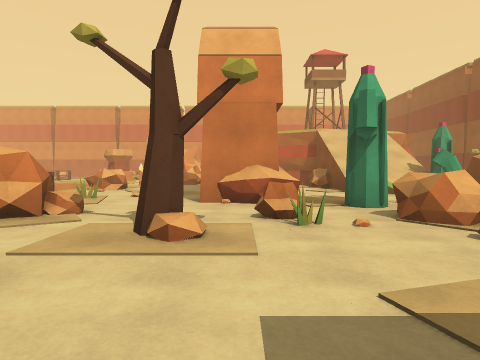
[1] (above)

24 first-person views from a walk through a 3-D level made in the Unity game engine. The camera is 1.2 m above the floor, tilts 2° down and sees 75° across. The floor is counted in squares, 2 m on a side. Each view is taken from the middle of a square. On the plan, view 1 faces up. The plan holds only what a view shows up to about 9 squares ahead; the rest is blank. The place goes on beyond the plan. Some surface patterns are stand-ins.

[2]
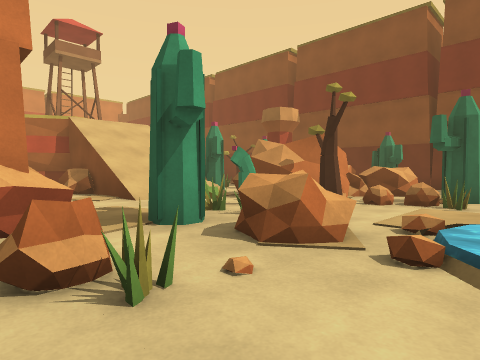

[3]
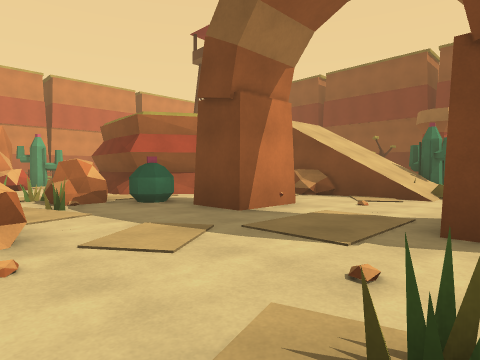

[4]
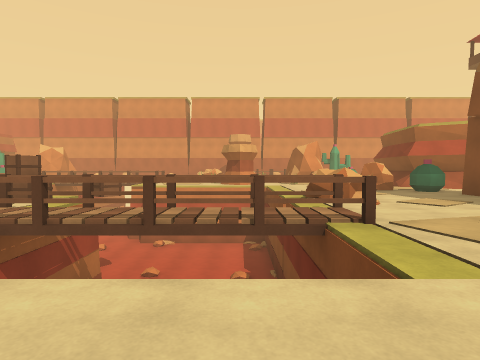

[5]
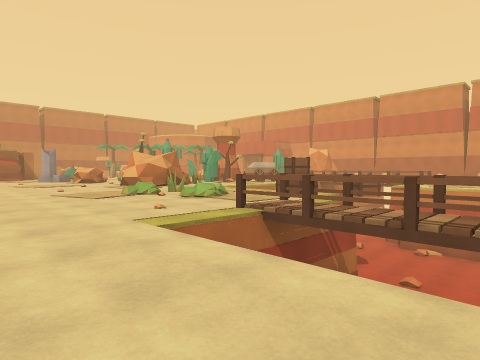

[6]
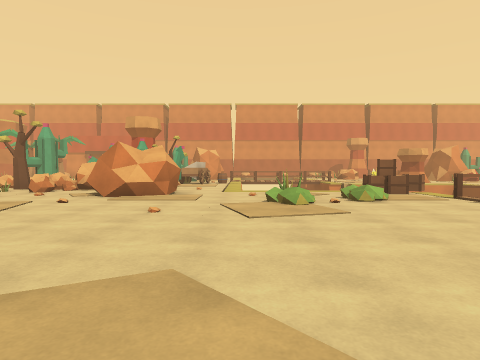

[7]
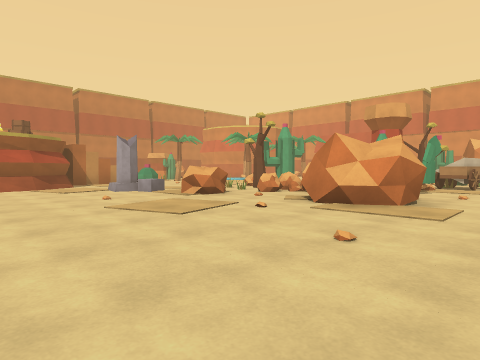

[8]
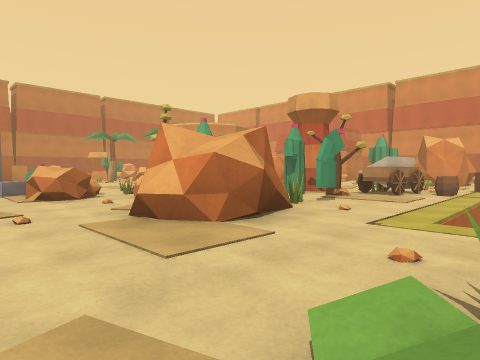

[9]
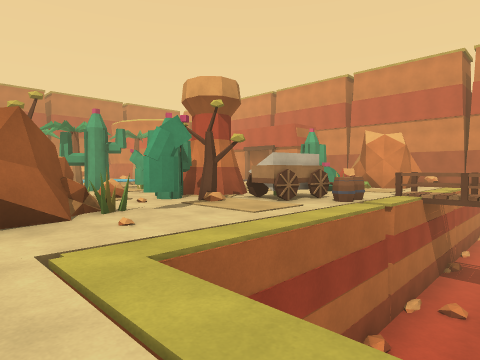

[10]
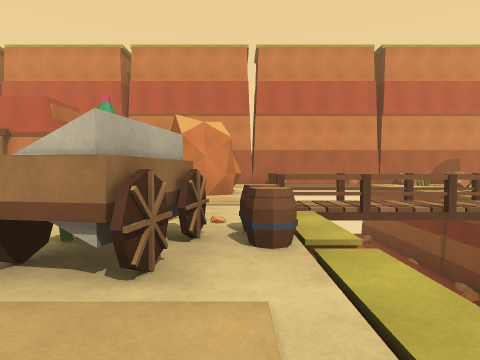

[11]
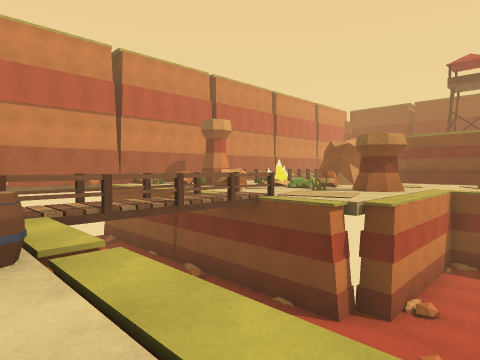

[12]
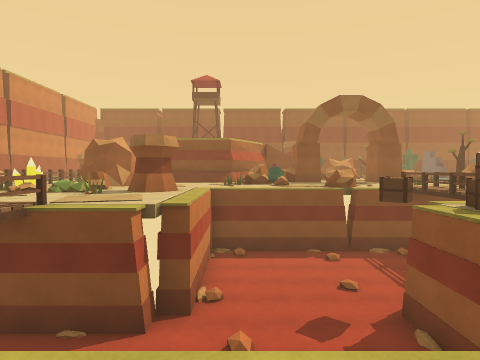

[13]
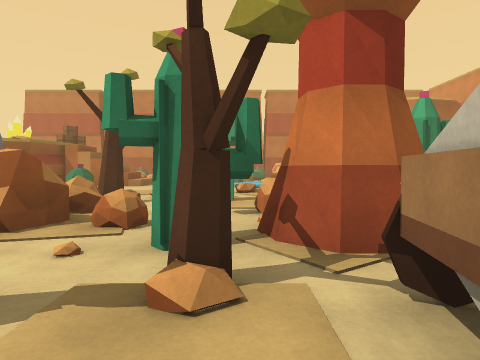

[14]
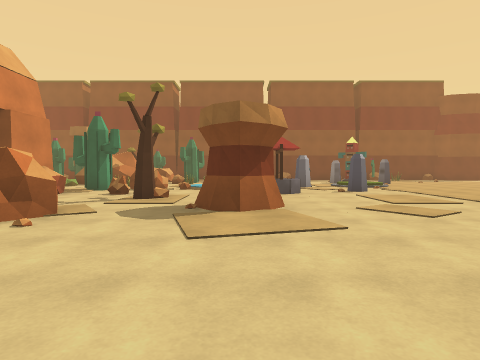

[15]
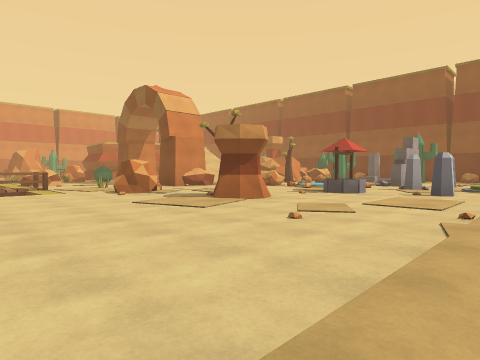

[16]
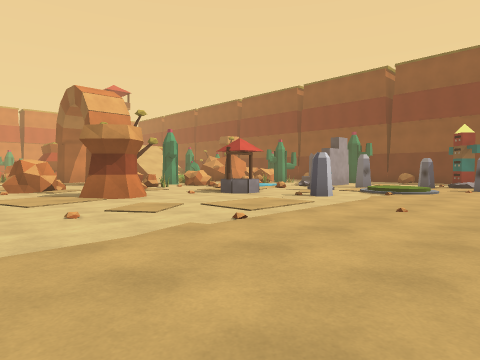

[17]
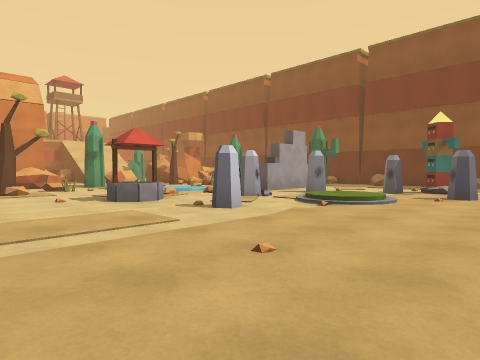

[18]
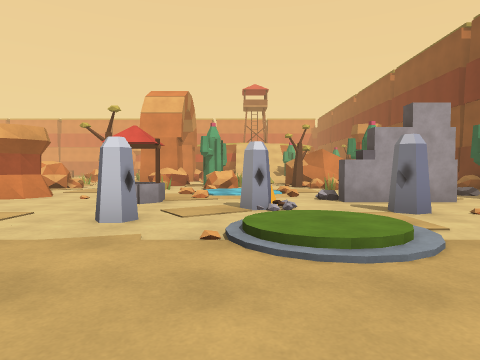

[19]
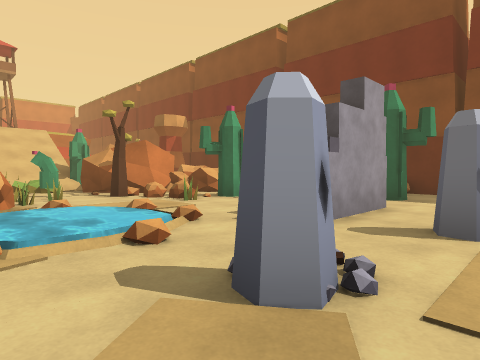

[20]
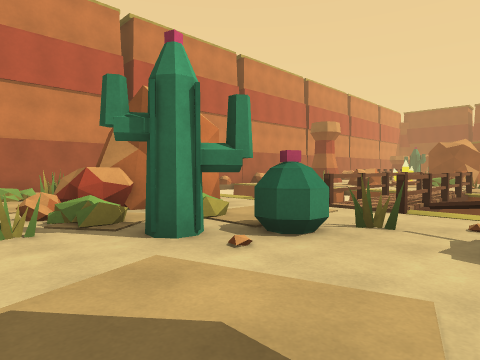

[21]
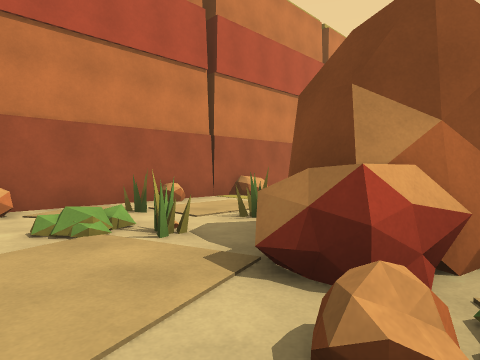

[22]
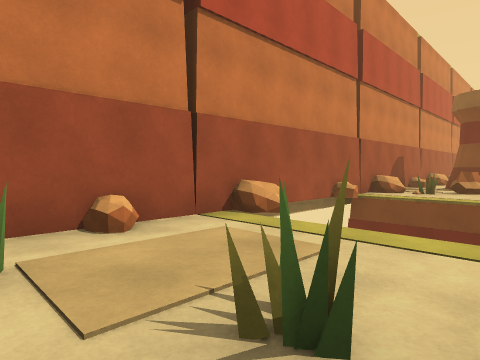

[23]
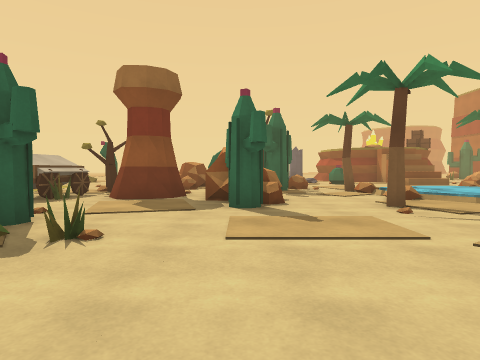

[24]
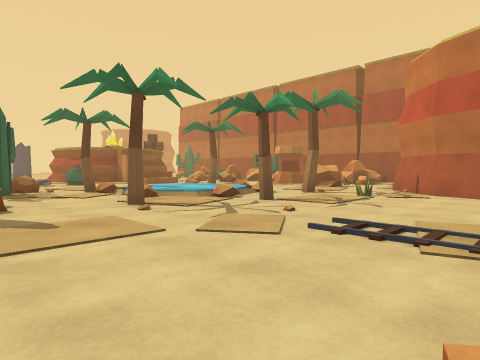

### Floor plan
Key: @ floor where view 1 was taken; # wall or solid block; x gap in a wall; . main floor; : floor 0.25 m higher than the main floor; + floor 0.5 m higher than the main floor; / step, stairs or slope; = window, fence, low wall or low ledge; ≈ water the walk keeps out of; ^ raised ledge; v drop or lower ground; O other object.
Columns run from 30 left of view 1 to 6 right of it. Each row starts with its distance up from view 1.
 25            ####
 24            #..###vv#####
 23            ..##.v   v=O#
 22            .+#=.v   v.O #
 21       ...#....O v   v.  #
 20  ##..........O Ovv  v   =
 19  #..........#O#Ovv  v   #
 18 ##.=.........##==vvv=  #
 17  ....#.......O##.#=#=# =
 16   .....#..O...===vvv=####
 15     ≈≈≈:.OO...^Ovv vv..##
 14      ≈≈...OO#.#.vv vvvvvvv   =#
 13     ≈≈≈#.OOOOO..v  vvvvvvv =O####
 12        ..O =OO..v  vvvvvvv  O#..##
 11        .OOOOOOO.v  vvvvvvv  .x.  //
 10        ..#.OOOO.vvvvv^vvvvO..##^.///
  9          O...OO.....#vvvvOO......///O
  8          OO..OO..#...vvvv=.......//OO
  7        .^......../...##=#........//OO
  6       .........../...vvvv=.=..#^O.OOO
  5      ##..............vvvvv......O==OO
  4       #....................OO.OOOO O=
  3             ....... .........O...O.=O
  2                ...      ........≈≈≈.
  1                 .      .....#...≈≈≈.
  0                        .......@=.####
 -1                        ..........#=#.
 -2                        ........#.....
 -3                        ........../:..
 -4                        .........../..
 -5                          ..........#
 -6                          .........

Positions as (right, up) in squares from view 1, and headings:
1: (0, 0), facing up
2: (0, 2), facing up-right
3: (-4, 6), facing up-right
4: (-6, 3), facing up
5: (-6, 3), facing up-left
6: (-14, 1), facing up
7: (-14, 3), facing up-left
8: (-13, 6), facing up-left
9: (-12, 9), facing up-left
10: (-15, 12), facing up
11: (-15, 12), facing up-right
12: (-15, 13), facing right
13: (-15, 13), facing left
14: (-7, 1), facing right
15: (-7, -4), facing up-right
16: (-5, -6), facing up-right
17: (-2, -6), facing up-right
18: (3, -6), facing up
19: (2, -2), facing up-right
20: (-19, 15), facing up-right
21: (-19, 19), facing up-right
22: (-17, 21), facing up-right
23: (-20, 21), facing down
24: (-20, 21), facing down-left
